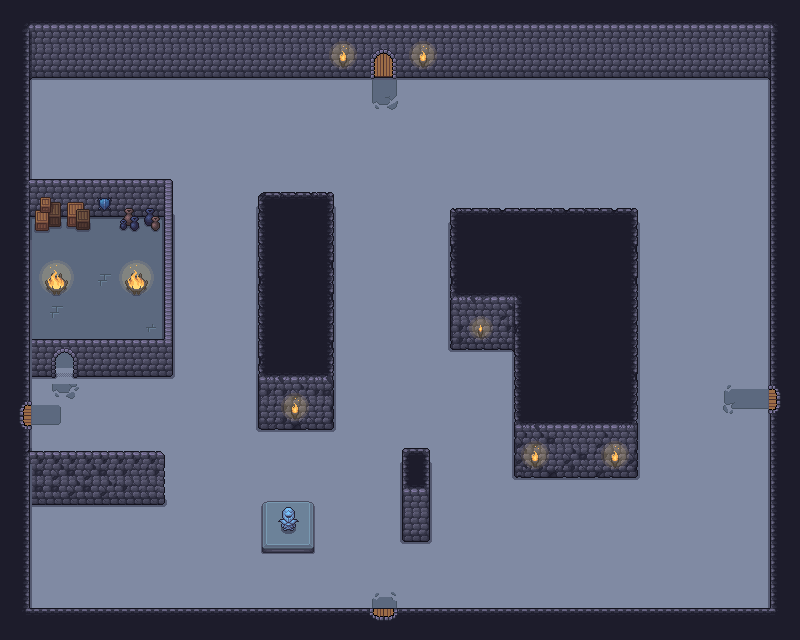

This game map was drawn from its Tiled (.tmx) file and the tilesets committed beside it. A one-line description and the trimmed map source follow:
An orthogonal 50x40 tile map with 16x16 px tiles, 5 tile layers (Suelo, Retoques, Paredes, Puertas, ...), 14 tilesets and 46 objects.

<map version="1.10" tiledversion="1.11.2" orientation="orthogonal" renderorder="right-down" width="50" height="40" tilewidth="16" tileheight="16" infinite="0" nextlayerid="12" nextobjectid="59">
 <tileset firstgid="1" source="../tilesets/Paredes2.tsx" />
 <tileset firstgid="494" source="../tilesets/Objetos.tsx" />
 <tileset firstgid="710" source="../tilesets/Suelo.tsx" />
 <tileset firstgid="830" source="../tilesets/Fuegos.tsx" />
 <tileset firstgid="1028" source="../tilesets/Paredes.tsx" />
 <tileset firstgid="1284" source="../tilesets/puertas.tsx" />
 <tileset firstgid="1288" source="../tilesets/Other_objects.tsx" />
 <tileset firstgid="1472" source="../tilesets/supplies_objects.tsx" />
 <tileset firstgid="2027" source="../tilesets/pedestals.tsx" />
 <tileset firstgid="2397" source="../tilesets/player.tsx" />
 <tileset firstgid="2398" source="../tilesets/corazon.tsx" />
 <tileset firstgid="2399" source="../tilesets/skeleton.tsx" />
 <tileset firstgid="2401" source="../tilesets/goomba.tsx" />
 <tileset firstgid="2402" source="../tilesets/amongus.tsx" />
 <group id="9" name="Room">
  <layer id="1" name="Suelo" width="50" height="40">
   <data>[2000 cells, 2000 non-empty, 2 distinct tile ids]</data>
  </layer>
  <layer id="4" name="Retoques" width="50" height="40">
   <data>[2000 cells, 36 non-empty, 20 distinct tile ids]</data>
  </layer>
  <layer id="2" name="Paredes" width="50" height="40">
   <data>[2000 cells, 849 non-empty, 102 distinct tile ids]</data>
  </layer>
  <layer id="5" name="Puertas" width="50" height="40">
   <data>[2000 cells, 4 non-empty, 4 distinct tile ids]</data>
  </layer>
  <layer id="3" name="Obstaculos" width="50" height="40">
   <data>[2000 cells, 96 non-empty, 51 distinct tile ids]</data>
  </layer>
  <objectgroup id="11" name="Entities">
   <object id="9" gid="2400" x="82" y="283" width="32" height="32" />
   <object id="10" gid="2400" x="109" y="595" width="32" height="32" />
   <object id="11" gid="2400" x="464" y="413" width="32" height="32" />
   <object id="12" gid="2400" x="708" y="136" width="32" height="32" />
   <object id="13" gid="2400" x="270" y="483" width="32" height="32" />
   <object id="14" gid="2401" x="137" y="164" width="16" height="16" />
   <object id="15" gid="2401" x="356" y="233" width="16" height="16" />
   <object id="16" gid="2401" x="191" y="222" width="16" height="16" />
   <object id="17" gid="2401" x="470" y="465" width="16" height="16" />
   <object id="18" gid="2401" x="100" y="442" width="16" height="16" />
   <object id="19" gid="2401" x="169" y="408" width="16" height="16" />
   <object id="20" gid="2401" x="202" y="552" width="16" height="16" />
   <object id="21" gid="2401" x="715" y="578" width="16" height="16" />
   <object id="22" gid="2401" x="593" y="119" width="16" height="16" />
   <object id="23" gid="2401" x="264" y="114" width="16" height="16" />
   <object id="24" gid="2400" x="70" y="138" width="32" height="32" />
   <object id="25" gid="2400" x="200" y="325" width="32" height="32" />
   <object id="26" gid="2400" x="514" y="183" width="32" height="32" />
   <object id="27" gid="2401" x="564" y="553" width="16" height="16" />
   <object id="28" gid="2401" x="379" y="357" width="16" height="16" />
   <object id="29" gid="2401" x="660" y="394" width="16" height="16" />
   <object id="30" gid="2401" x="689" y="254" width="16" height="16" />
   <object id="31" gid="2401" x="413" y="157" width="16" height="16" />
   <object id="32" gid="2402" x="214" y="484" width="30" height="30" />
   <object id="33" gid="2402" x="655" y="537" width="30" height="30" />
   <object id="34" gid="2402" x="405" y="279" width="30" height="30" />
   <object id="35" gid="2402" x="210" y="151" width="30" height="30" />
   <object id="36" gid="2398" x="46" y="163" width="18" height="18" />
   <object id="37" gid="2398" x="481" y="379" width="18" height="18" />
  </objectgroup>
  <objectgroup id="10" name="Utils">
   <object id="7" gid="2398" x="130" y="256" width="18" height="18" />
   <object id="8" gid="2398" x="66" y="565" width="18" height="18" />
  </objectgroup>
  <objectgroup id="8" name="Player">
   <object id="5" gid="2397" x="22.6667" y="444" width="64" height="64" />
   <object id="38" gid="867" x="802" y="72" width="16" height="16" />
   <object id="39" gid="867" x="804" y="-5" width="16" height="16" />
   <object id="40" gid="867" x="730" y="85" width="16" height="16" />
   <object id="41" gid="867" x="677" y="119" width="16" height="16" />
   <object id="42" gid="867" x="666" y="157" width="16" height="16" />
   <object id="43" gid="867" x="669" y="179" width="16" height="16" />
   <object id="44" gid="867" x="671" y="187" width="16" height="16" />
   <object id="45" gid="867" x="672" y="202" width="16" height="16" />
   <object id="46" gid="867" x="673" y="219" width="16" height="16" />
   <object id="47" gid="867" x="673" y="229" width="16" height="16" />
   <object id="48" gid="867" x="673" y="234" width="16" height="16" />
   <object id="56" gid="2397" x="691" y="415" width="64" height="64" />
   <object id="57" gid="2397" x="351" y="601" width="64" height="64" />
   <object id="58" gid="2397" x="347.333" y="201.333" width="64" height="64" />
  </objectgroup>
 </group>
</map>
